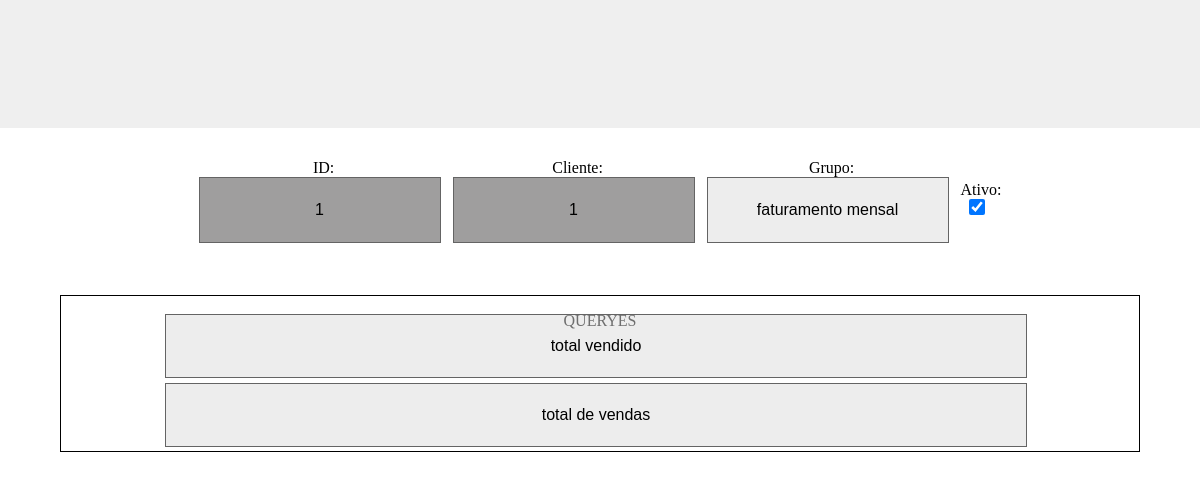
The page /site/device/edit.php?cliente=1&id=1 (signed in) on the database as committed earlier.
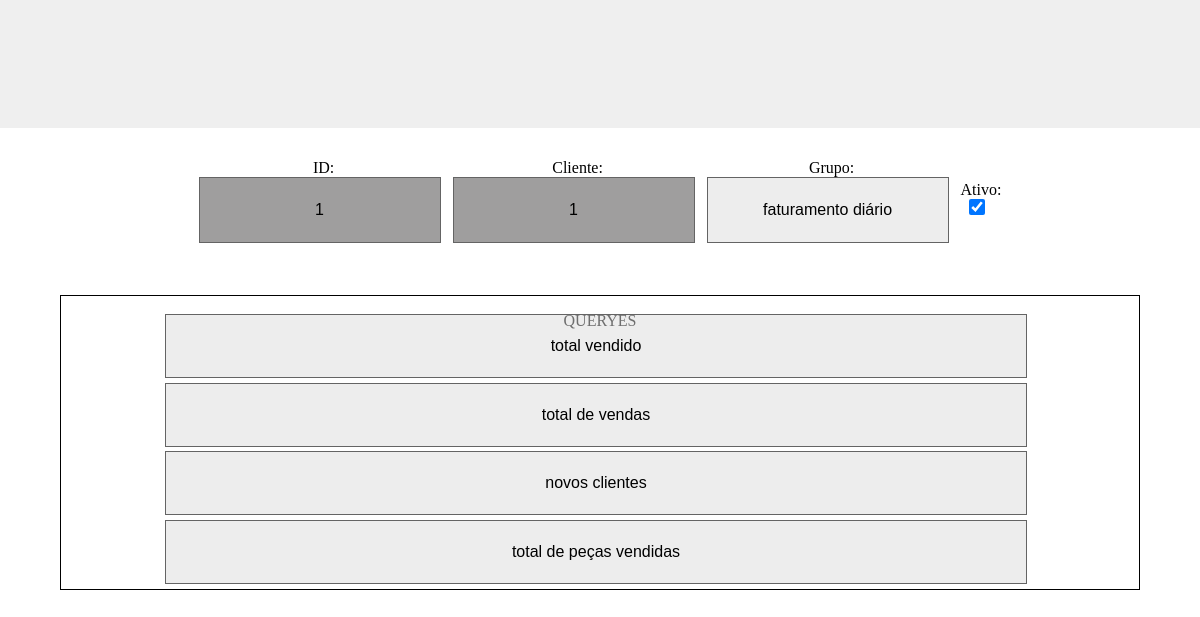
The same page on the database as committed later.
### tables this page shows
CREATE TABLE  `grp` (
  `id` int(11) NOT NULL AUTO_INCREMENT,
  `cliente` int(11) NOT NULL DEFAULT '0',
  `grupo` varchar(30) NOT NULL,
  `ativo` tinyint DEFAULT 1,
  PRIMARY KEY (`id`,`cliente`),
  KEY `dvc_fk_1` (`cliente`),
  CONSTRAINT `dvc_fk_1` FOREIGN KEY (`cliente`) REFERENCES `cli` (`id`) ON DELETE CASCADE
);

CREATE TABLE  `qry` (
  `id` int(11) NOT NULL AUTO_INCREMENT,
  `cliente` int(11) NOT NULL DEFAULT '0',
  `grupo` int(11) NOT NULL DEFAULT '0',
  `descricao` text NOT NULL,
  `query` text NOT NULL,
  `ativo` tinyint DEFAULT 1,
  PRIMARY KEY (`id`,`cliente`,`grupo`),
  KEY `qry_fk_cliente` (`cliente`),
  KEY `qry_fk_grupo` (`grupo`),
  CONSTRAINT `qry_fk_cliente` FOREIGN KEY (`cliente`) REFERENCES `cli` (`id`) ON DELETE CASCADE,
  CONSTRAINT `qry_fk_grupo` FOREIGN KEY (`grupo`) REFERENCES `grp` (`id`) ON DELETE CASCADE
);

### site/dao/alexaDao.php (called while the page is built, shortened)
<?php
function getGrupoById($id, $cliente){
    $conexao = criaConexaoAlexa();
    $conexao->exec("set names utf8mb4");
    $sql = "SELECT * FROM grp where id =  '$id' and cliente = '$cliente';";
    $statement = $conexao->prepare($sql);
    $statement->execute();
    return $statement->fetchAll(PDO::FETCH_ASSOC);
}
function getQueryes($grupo,$cliente){
    $conexao = criaConexaoAlexa();
    $conexao->exec("set names utf8mb4");
    $sql = "SELECT qry.* FROM qry where qry.cliente = '$cliente' and qry.grupo = '$grupo';";
    $statement = $conexao->prepare($sql);
    $statement->execute();
    return $statement->fetchAll(PDO::FETCH_ASSOC);
}
?>

### site/device/edit.php (the view, shortened to what this page needs)
<?php
    include_once "../dao/alexaDao.php";
    $grupo = getGrupoById($_GET['id'],$_GET['cliente']);
    $grupo = $grupo[0];
    $queryes = getQueryes($_GET['id'],$_GET['cliente']);
?>
<!DOCTYPE html>
<html lang="pt-br">
<head>
    <link rel="stylesheet" href="../css/device.css">
    <link rel="stylesheet" href="../css/clientes.css">
<body>
    <div class="content-wrap">
    <form action="./daoUpdate.php" method="get">
        <header>
            <div>
            </div>
        </header>
        <container>
        <fieldset><legend>ID:</legend>
            <input type="text" class="input-content disabled" id="id" name="id" title="ID" value="<?= $grupo['id']?>" readonly>
        </fieldset>
        <fieldset><legend>Cliente:</legend>
            <input type="text" class="input-content disabled" id="cliente" name="cliente" title="CLIENTE" value="<?= $grupo['cliente']?>" readonly>
        </fieldset>
        <fieldset><legend>Grupo:</legend>
            <input type="text" class="input-content" id="grupo" name="grupo" title="GRUPO" required value="<?= $grupo['grupo']?>">
        </fieldset>
        <fieldset><legend>Ativo:</legend>
            <input type="checkbox" id="ativo" name="ativo" title="ATIVO" <?php if($grupo['ativo'] == 1){ ?>checked <?php }; ?>>
        </fieldset>
    </container>
    <div class="block">
        <div class="block-head">
            <p style="text-align: center;">QUERYES</p>
        </div>
        <?php if($queryes == []){?> <div style="margin-bottom: 1em;">Nenhum query encontrado.</div>
        <?php } else {
        foreach ($queryes as $querye) { ?>
            <button type="text" class="input-content"><?= $querye['descricao']; ?></button>
        <?php }};?>
    </div>
</body>
</html>

### site/css/style.css (style rules this page uses)
html { -ms-text-size-adjust: 100%; -webkit-text-size-adjust: 100%; }
*, *::after, *::before { margin: 0; padding: 0; text-decoration: none; outline: none; font-weight: 400; font-size: 1em; color: #000; }
container { width: auto; display: grid; grid-template-columns: repeat(auto-fit, minmax(15em, 17.5%)); justify-content: center; text-align: center; padding: 1em 2em; gap: 10px; }
form { display: grid; grid-template-columns: 100%; gap: 15px; }
input { text-align: center; }
button, select, button[disabled], html input[disabled] { cursor: pointer; }
input[type="checkbox"], input[type="radio"] { box-sizing: border-box; padding: 0; width: 1em; height: 1em; }
.input-header, .input-content, select { background-color: rgba(220, 220, 220, 0.5); border: 1px rgba(100, 100, 100, 1) solid; height: 4em; width: 15em; text-align: center; margin: 0 0.5em 0.3em 0; }
input[type="checkbox"] { margin: 0 0.5em 0.3em 0; cursor: pointer; }
.disabled { background-color: #5452528f; }
fieldset { padding: 0; margin: 0; width: 0; height: auto; display: inline-block; border: none; align-items: center; justify-content: center; }
button { border: none; }

### site/css/padroes.css (style rules this page uses)
header { min-height: 6em; padding: 1em; display: flex; align-items: center; text-align: left; justify-content: space-between; background-color: rgb(224, 224, 224, 0.5); }

### site/css/clientes.css (style rules this page uses)
container { display: block; grid-template-columns: no-repeat; justify-content: left; }
.block { text-align: center; width: auto; height: auto; border: 1px black solid; margin: 1em 5%; }
.block-head { margin: 1em 0; }
.block .input-content { width: 80%; }

Rows that differ between the two databases and show on the page:
changed grp: grupo "faturamento mensal" → "faturamento diário"
added qry: descricao "novos clientes"
added qry: descricao "total de peças vendidas"
